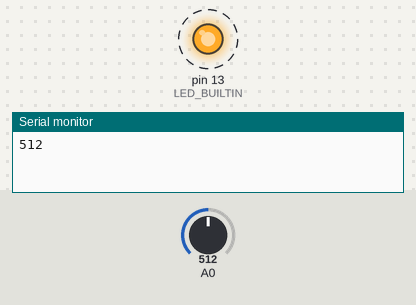
Recording of a sketch running on a simulated Arduino Uno, built with avr-gcc and run on an emulated ATmega328P. On the bench: output pins drawn as LEDs (lit = HIGH), the last lines printed to the serial monitor. Dashed ring = blinking. The inputs (shaded band) are chosen by the test bench; at power-on: A0 = 512.

Above: at 2.9 s.
3.0 s: A0 set to 592
6.5 s: A0 set to 616
At 8.1 s:
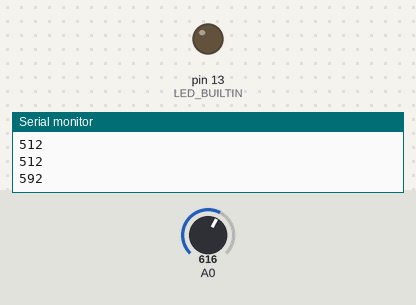
9.3 s: A0 set to 590
At 9.7 s:
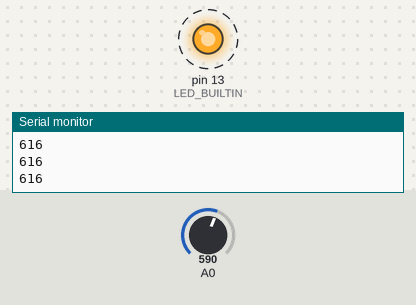
15.5 s: A0 set to 610
At 16.3 s:
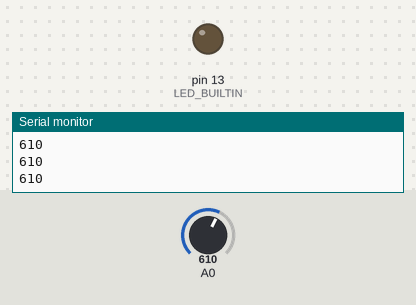
Timing chart, 0 to 18.5 s (numbered marks = the images above; inputs shaded):
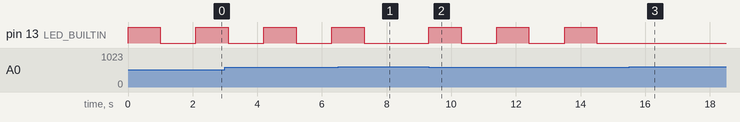

The sketch:

Rain_Sensor.ino
```cpp
void setup() {
  // initialize serial communication at 9600 bits per second:
  Serial.begin(9600);
  pinMode(LED_BUILTIN, OUTPUT);
}


void loop() {
  // read the input on analog pin 0:
  int sensorValue = analogRead(A0);
  if (sensorValue<=600)
  {
    digitalWrite(LED_BUILTIN, 5000);
    delay(1000);
    digitalWrite(LED_BUILTIN,0);
    delay(1000);
  }
  Serial.println(sensorValue);
  delay(100);
}
```

Measured:
- the behaviour switches between 600 and 601 on A0 (found by bisection; images 0 and 1)
- after the input at 6.5 s, pin 13 (LED_BUILTIN): goes on until 7.3 s, then stays LOW
- after the input at 9.3 s, pin 13 (LED_BUILTIN): alternates HIGH for 1.0 s and LOW for 1.1 s, starting at once
- after the input at 15.5 s, pin 13 (LED_BUILTIN): stops changing and stays LOW
- by itself, pin 13 (LED_BUILTIN): alternates HIGH for 1.0 s and LOW for 1.1 s
